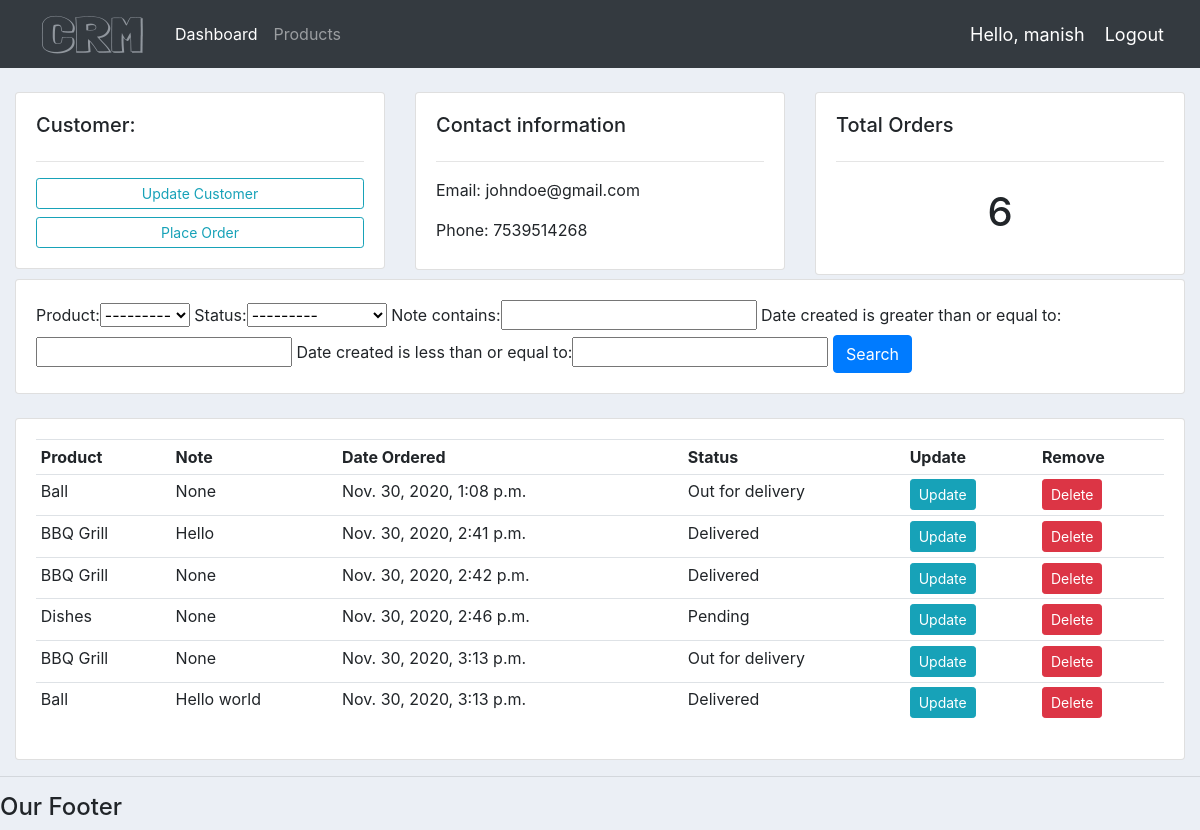
Page /customer/1 (signed in) on the committed database.
### accounts/models.py (models this page shows, shortened)
class Customer(models.Model):
    user = models.OneToOneField(User, null=True, blank=True, on_delete=models.CASCADE)
    name = models.CharField(max_length=200, null=True)
    phone = models.CharField(max_length=200, null=True)
    email = models.CharField(max_length=200, null=True)
    profile_pic = models.ImageField(default="pro3.png", null=True, blank=True)
    date_created = models.DateTimeField(auto_now_add=True, null=True)

class Order(models.Model):
    STATUS = (
            ('Pending', 'Pending'),
            ('Out for delivery', 'Out for delivery'),
            ('Delivered', 'Delivered')
    )
    customer = models.ForeignKey(Customer, null=True, on_delete=models.SET_NULL)
    product = models.ForeignKey(Product, null=True, on_delete=models.SET_NULL)
    date_created = models.DateTimeField(auto_now_add=True, null=True)
    status = models.CharField(max_length=200, null=True, choices=STATUS)
    note = models.CharField(max_length=200, null=True)

class Product(models.Model):
    CATEGORY = (
            ('Indoor', 'Indoor'),
            ('Out Door', 'Out Door'),
    )
    name = models.CharField(max_length=200, null=True)
    price = models.FloatField(null=True)
    category = models.CharField(max_length=200, null=True, choices=CATEGORY)
    description = models.CharField(max_length=200, null=True, blank=True)
    date_created = models.DateTimeField(auto_now_add=True, null=True)
    tags = models.ManyToManyField(Tag)
    def __str__(self):
        return self.name

### accounts/decorators.py (the view)
        def wrapper_func(request, *args, **kwargs):
            group = None
            if request.user.groups.exists():
                group = request.user.groups.all()[0].name
            if group in allowed_roles:
                return view_func(request, *args, **kwargs)
            else:
                return HttpResponse('you are not authorized to view this page')

### accounts/views.py (called while the page is built)
@login_required(login_url='login')
@allowed_users(allowed_roles=['admin'])
def customer(request, pk_test):
    customer = Customer.objects.get(id=pk_test)
    orders = customer.order_set.all()
    order_count = orders.count()
    myFilter = OrderFilter(request.GET, queryset=orders)
    orders = myFilter.qs
    context = {'customer': customer,
                'orders':orders,
                'order_count': order_count,
                'myFilter': myFilter
                }
    return render(request, 'accounts/customer.html', context)

### accounts/templates/accounts/customer.html
{% extends 'accounts/main.html' %}
{% block content %}
<br>
<div class="row">
  <div class="col-md">
    <div class="card card-body">
      <h5>Customer:</h5>
      <hr>
      <a class="btn btn-outline-info btn-sm btn-block" href="">
        Update Customer
      </a>
      <a class="btn btn-outline-info btn-sm btn-block" href="{% url 'create_order' customer.id %}">
        Place Order
      </a>
    </div>
  </div>
  <div class="col-md">
    <div class="card card-body" style="height:95%">
      <h5>Contact information</h5>
      <hr>
      <p>Email: {{ customer.email }}</p>
      <p>Phone: {{ customer.phone }}</p>
    </div>
  </div>
  <div class="col-md">
    <div class="card card-body">
      <h5>Total Orders</h5>
      <hr>
      <h1 style="text-align: center; padding: 10px">{{ order_count }}</h1>
    </div>
  </div>
</div>
<div class="row">
  <div class="col">
    <div class="card card-body">
      <form method="get">
        {{ myFilter.form }}
        <button class="btn btn-primary" type="submit">Search</button>
      </form>
    </div>
  </div>
</div>
<br>
<div class="row">
  <div class="col-md">
    <div class="card card-body">
      <table class="table table-sm">
        <tr>
          <th>Product</th>
          <th>Note</th>
          <th>Date Ordered</th>
          <th>Status</th>
          <th>Update</th>
          <th>Remove</th>
        </tr>
        {% for order in orders %}
          <tr>
            <td>{{ order.product }}</td>
            <td>{{ order.note }}</td>
            <td>{{ order.date_created }}</td>
            <td>{{ order.status }}</td>
            <td><a class="btn btn-sm btn-info" href="{% url 'update_order' order.id %}">Update</a></td>
            <td><a class="btn btn-sm btn-danger" href="{% url 'delete_order' order.id %}">Delete</a></td>
          </tr>
        {% endfor %}
      </table>
    </div>
  </div>
</div>
{% endblock %}

### accounts/templates/accounts/navbar.html (shortened to what this page needs)
<nav class="navbar navbar-expand-lg navbar-dark bg-dark">
  <img src="{% static 'images/logo.png' %}" alt="">
  <div class="collapse navbar-collapse" id="navbarNav">
    <ul class="navbar-nav">
      {% if request.user.is_staff %}
        <li class="nav-item active">
          <a class="nav-link" href="{% url 'home' %}">Dashboard</a>
        </li>
        <li class="nav-item">
          <a class="nav-link" href="{% url 'products' %}">Products</a>
        </li>
      {% else %}
        <li class="nav-item">
          <a class="nav-link" href="{% url 'account' %}">Settings</a>
        </li>
      {% endif %}
    </ul>
  </div>
  <span class="hello-msg">Hello, {{ request.user }}</span>
  <span><a class="hello-msg" href="{% url 'logout' %}">Logout</a></span>
</nav>

### static/css/main.css (style rules this page uses)
body { background-color: #ebeff5; }

### accounts/templates/accounts/navbar.html (style rules this page uses)
.hello-msg { font-size: 18px; color: #fff; margin-right: 20px }

### rows in the picture
Customer: email "johndoe@gmail.com", phone "7539514268"
Order: product "Ball", note "None", date_created "Nov. 30, 2020, 1:08 p.m.", status "Out for delivery"
Order: product "BBQ Grill", note "Hello", date_created "Nov. 30, 2020, 2:41 p.m.", status "Delivered"
Order: product "BBQ Grill", note "None", date_created "Nov. 30, 2020, 2:42 p.m.", status "Delivered"
Order: product "Dishes", note "None", date_created "Nov. 30, 2020, 2:46 p.m.", status "Pending"
Order: product "BBQ Grill", note "None", date_created "Nov. 30, 2020, 3:13 p.m.", status "Out for delivery"
Order: product "Ball", note "Hello world", date_created "Nov. 30, 2020, 3:13 p.m.", status "Delivered"

### other values in the picture
{{ request.user }} "manish"
{{ order_count }} "6"
